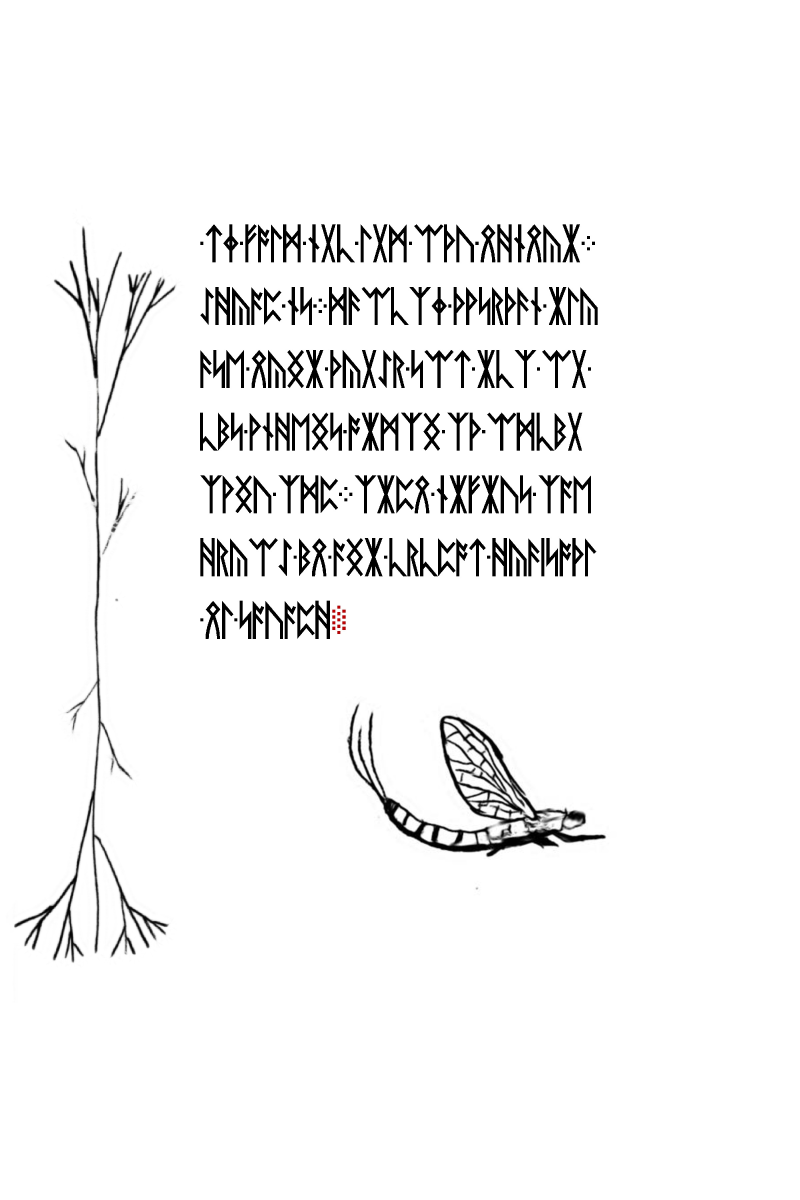
#> input picture 04/14.jpg, 2400 x 3600 px, found by its file name (shown at 1/3 size)
$ python lp2_p22_mirror_art_residual_sft.py
#> lines starting #> are read from the running program, lines starting #| are printed output that depends on the picture
"""Source-selected p22 corpse art difference gate on original JPEGs.

Original LP1 scan14 and LP2 scan39 are one mirrored illustration family.
This script checks whether the p22 version contains a visible new drawing
or payload overlay distinct from the identical LP1 14/15 footer copies.
Requires numpy and opencv-python. Does not seek arbitrary low-bit payloads.
"""
from pathlib import Path

import cv2
import numpy as np

ROOT = Path(__file__).resolve().parent.parent
FILES = ROOT / "resources" / "liber-primus"


def grayscale(scan: str) -> np.ndarray:
#> called with scan = '14.jpg'
    image = cv2.imread(str(FILES / scan), cv2.IMREAD_GRAYSCALE)
#> image: shape (3600, 2400); min 0, max 255, mean 243.8
#> call 2 of grayscale, with scan = '15.jpg'
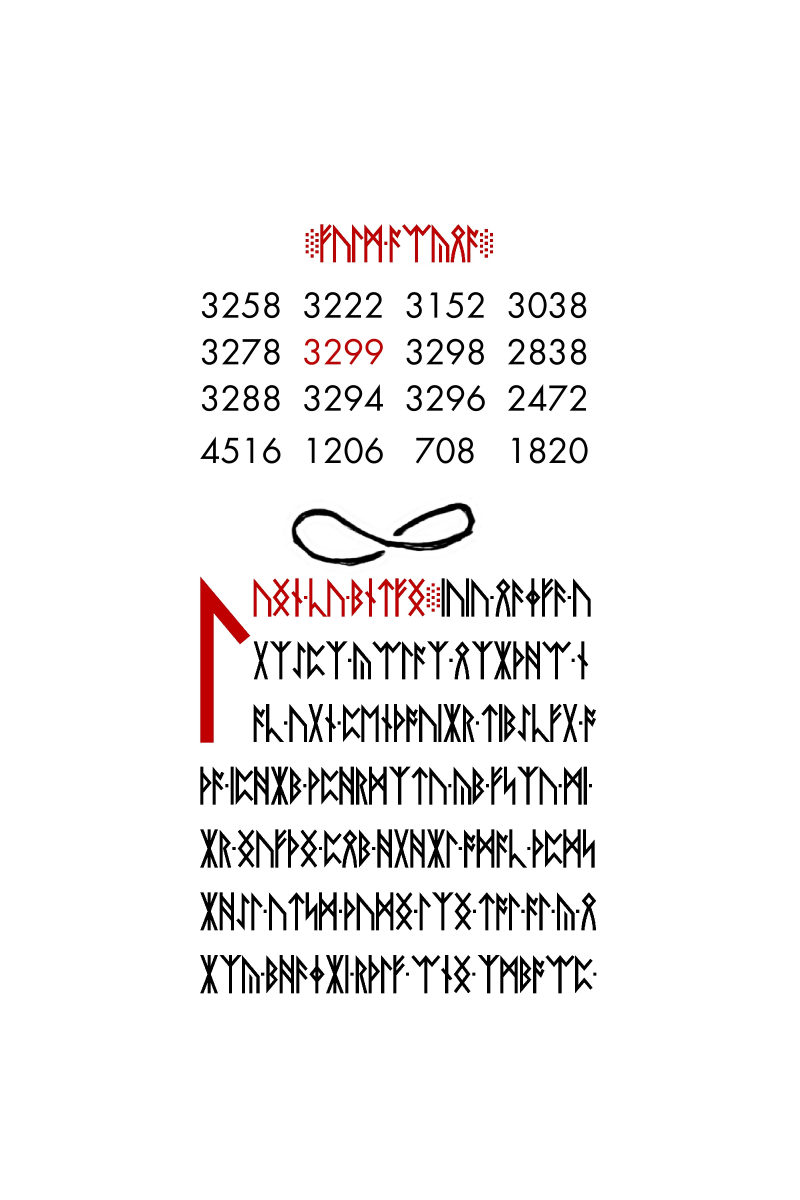
#> input picture 04/15.jpg, 2400 x 3600 px, found by its file name (shown at 1/3 size)
#> call 3 of grayscale, with scan = '39.jpg'
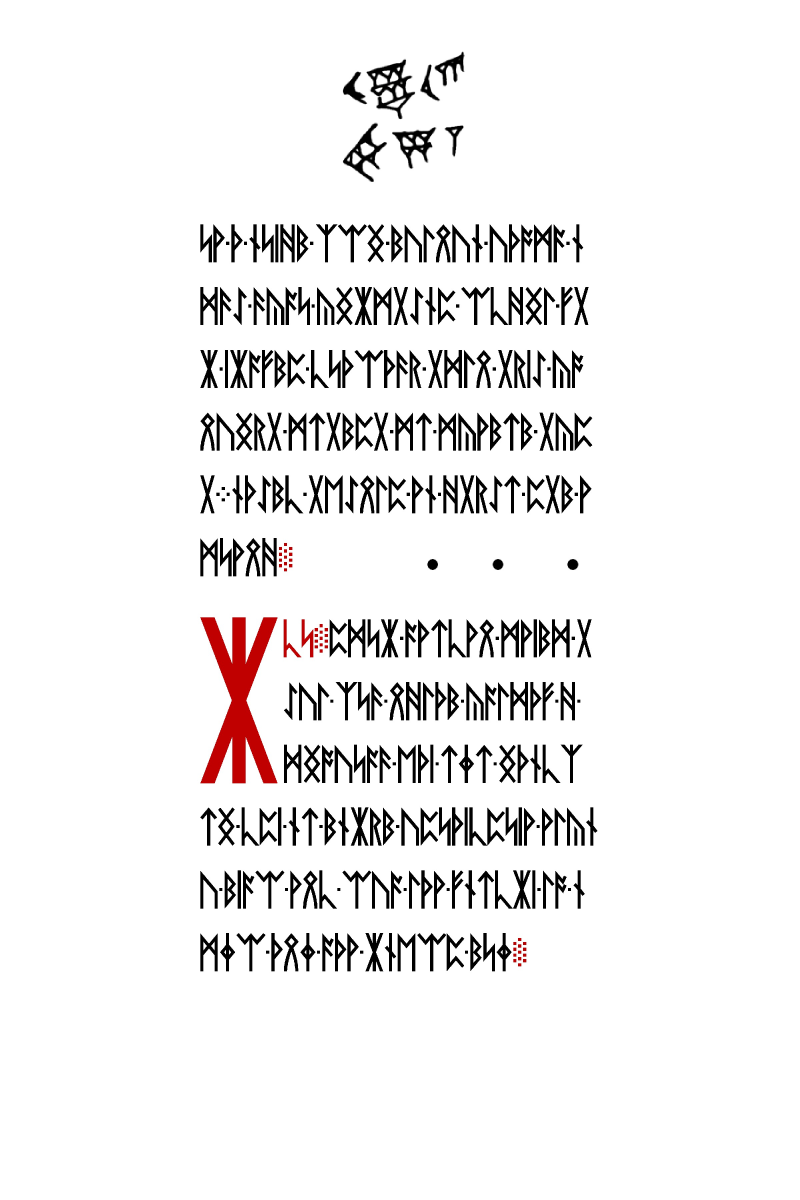
#> input picture 04/39.jpg, 2400 x 3600 px, found by its file name (shown at 1/3 size)
#> in main, `target = lp2[-650:]`: target: shape (650, 2400); every value is 255
    assert image is not None and image.shape == (3600, 2400), scan
    return image


def source_align(source: np.ndarray, target: np.ndarray):
    """Compute a single original-body grayscale affine registration."""
    detector = cv2.SIFT_create(nfeatures=4500, contrastThreshold=0.018)
    kp1, des1 = detector.detectAndCompute(source, None)
#> kp1 = (); des1 = None
    kp2, des2 = detector.detectAndCompute(target, None)
#> kp2 = (); des2 = None
    matcher = cv2.BFMatcher()
    pairs = matcher.knnMatch(des1, des2, k=2)
#> pairs = ()
    good = [first for first, second in pairs if first.distance < 0.74 * second.distance]
#> good = []
#> (the run stopped early here; a loop or call above may not have finished)
